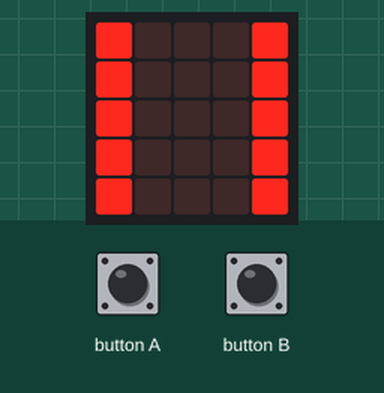
Simulated run of this program. Board: BBC micro:bit (MakeCode). Parts: the board's 5×5 LED display. Inputs (shaded band) come from the test bench.

Above: at 1.1 s.
At 6.0 s:
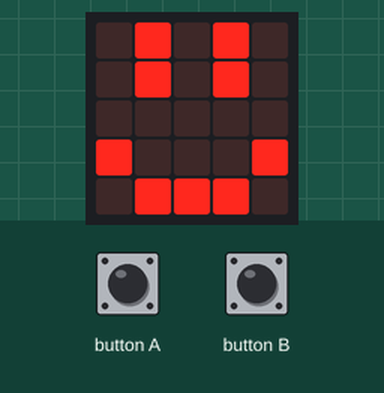
6.1 s: button A pressed for 0.15 s
At 7.6 s:
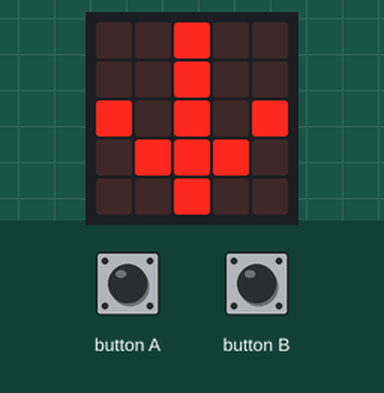
9.2 s: button B pressed for 0.15 s
At 9.9 s:
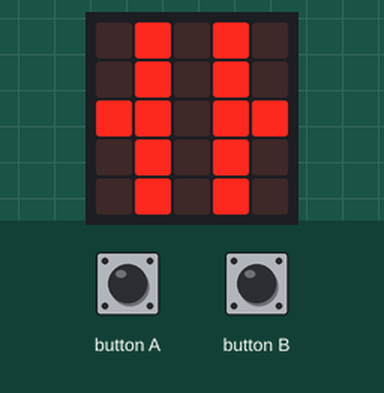
Timing chart, 0 to 12.2 s (numbered marks = the images above; inputs shaded):
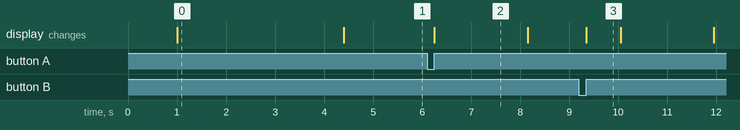

Measured:
- after the input at 6.1 s, the display: changes after 0.15 s (image 2)
- after the input at 9.2 s, the display: changes after 0.15 s (image 3)
- what the display in image 0 shows lasts 3.4 s, from 1.0 s to 4.4 s
- what the display in image 2 shows lasts 1.9 s, from 6.3 s to 8.2 s
- what the display in image 3 shows lasts 0.7 s, from 9.4 s to 10.1 s

The program:

main.ts
```typescript
//% color="#3A4A3F" icon="\uf1b9" block="ROBOTAC XGOS"
namespace robotac_xgos {

    let clampState = 0

    const GANCHO_ABIERTO = 0
    const GANCHO_CERRADO = 196

    enum DireccionMovimiento {
        Avanzar,
        Retroceder
    }

    enum DireccionGiro {
        Izquierda,
        Derecha
    }

    function limitar(valor: number, minimo: number, maximo: number): number {
        if (valor < minimo) {
            return minimo
        }

        if (valor > maximo) {
            return maximo
        }

        return valor
    }

    function segundosAMilisegundos(segundos: number): number {
        segundos = limitar(segundos, 0, 60)
        return segundos * 1000
    }

    function enviarComando(registro: number, valor: number): void {
        let buffer = pins.createBuffer(9)

        buffer[0] = 0x55
        buffer[1] = 0x00
        buffer[2] = 0x09
        buffer[3] = 0x00
        buffer[4] = registro
        buffer[5] = valor
        buffer[6] = ~(0x09 + 0x00 + registro + valor)
        buffer[7] = 0x00
        buffer[8] = 0xAA

        serial.writeBuffer(buffer)
    }

    function posturaInicial(): void {
        enviarComando(0x3E, 0xFF)
        basic.pause(1000)
    }

    function moverInterno(direccion: DireccionMovimiento, velocidad: number): void {
        velocidad = limitar(velocidad, 0, 100)

        let valor = 128

        if (direccion == DireccionMovimiento.Avanzar) {
            valor = Math.map(velocidad, 0, 100, 128, 255)
        } else {
            valor = Math.map(velocidad, 0, 100, 128, 0)
        }

        enviarComando(0x30, valor)
    }

    function girarInterno(direccion: DireccionGiro, velocidad: number): void {
        velocidad = limitar(velocidad, 0, 100)

        let valor = 128

        if (direccion == DireccionGiro.Izquierda) {
            valor = Math.map(velocidad, 0, 100, 128, 255)
        } else {
            valor = Math.map(velocidad, 0, 100, 128, 0)
        }

        enviarComando(0x32, valor)
    }

    function detenerMovimiento(): void {
        enviarComando(0x30, 128)
    }

    function detenerGiro(): void {
        enviarComando(0x32, 128)
    }

    function moverTemporal(direccion: DireccionMovimiento, velocidad: number, segundos: number): void {
        moverInterno(direccion, velocidad)
        basic.pause(segundosAMilisegundos(segundos))
        detenerMovimiento()
    }

    function girarTemporal(direccion: DireccionGiro, velocidad: number, segundos: number): void {
        girarInterno(direccion, velocidad)
        basic.pause(segundosAMilisegundos(segundos))
        detenerGiro()
    }

    function moverGancho(valor: number): void {
        valor = limitar(valor, 0, 255)
        enviarComando(0x71, valor)
        basic.pause(3000)
    }

    /**
     * Inicializa el robot XGOS V2 y deja el gancho abierto.
     */
    //% block="iniciar XGOS"
    //% group="Inicio"
    //% weight=100
    export function iniciarXGOS(): void {
        clampState = 0

        serial.redirect(
            SerialPin.P14,
            SerialPin.P13,
            BaudRate.BaudRate115200
        )

        posturaInicial()
        abrirGancho()

        // Mostrar carita feliz al iniciar
        basic.showLeds(`
            . # . # .
            . # . # .
            . . . . .
            # . . . #
            . # # # .
            `)
    }

    /**
     * Avanza durante una cantidad de segundos.
     * @param velocidad velocidad de 0 a 100
     * @param segundos tiempo en segundos
     */
    //% block="avanzar velocidad $velocidad durante $segundos segundos"
    //% group="Movimiento"
    //% velocidad.min=0 velocidad.max=100 velocidad.defl=100
    //% segundos.min=0 segundos.max=10 segundos.defl=1
    //% weight=90
    export function avanzar(velocidad: number, segundos: number): void {
        // Mostrar flecha hacia adelante (abajo)
        basic.showLeds(`
            . . # . .
            . . # . .
            # . # . #
            . # # # .
            . . # . .
            `)
        moverTemporal(DireccionMovimiento.Avanzar, velocidad, segundos)
    }

    /**
     * Retrocede durante una cantidad de segundos.
     * @param velocidad velocidad de 0 a 100
     * @param segundos tiempo en segundos
     */
    //% block="retroceder velocidad $velocidad durante $segundos segundos"
    //% group="Movimiento"
    //% velocidad.min=0 velocidad.max=100 velocidad.defl=100
    //% segundos.min=0 segundos.max=10 segundos.defl=1
    //% weight=80
    export function retroceder(velocidad: number, segundos: number): void {
        // Mostrar flecha hacia atrás (arriba)
        basic.showLeds(`
            . . # . .
            . # # # .
            # . # . #
            . . # . .
            . . # . .
            `)
        moverTemporal(DireccionMovimiento.Retroceder, velocidad, segundos)
    }

    /**
     * Gira a la izquierda durante una cantidad de segundos.
     * @param velocidad velocidad de 0 a 100
     * @param segundos tiempo en segundos
     */
    //% block="girar izquierda velocidad $velocidad durante $segundos segundos"
    //% group="Movimiento"
    //% velocidad.min=0 velocidad.max=100 velocidad.defl=100
    //% segundos.min=0 segundos.max=10 segundos.defl=1
    //% weight=70
    export function girarIzquierda(velocidad: number, segundos: number): void {
        // Mostrar flecha a la izquierda (según configuración de la placa)
        basic.showLeds(`
            . . # . .
            . . . # .
            # # # # #
            . . . # .
            . . # . .
            `)
        girarTemporal(DireccionGiro.Izquierda, velocidad, segundos)
    }

    /**
     * Gira a la derecha durante una cantidad de segundos.
     * @param velocidad velocidad de 0 a 100
     * @param segundos tiempo en segundos
     */
    //% block="girar derecha velocidad $velocidad durante $segundos segundos"
    //% group="Movimiento"
    //% velocidad.min=0 velocidad.max=100 velocidad.defl=100
    //% segundos.min=0 segundos.max=10 segundos.defl=1
    //% weight=60
    export function girarDerecha(velocidad: number, segundos: number): void {
        // Mostrar flecha a la derecha (según configuración de la placa)
        basic.showLeds(`
            . . # . .
            . # . . .
            # # # # #
            . # . . .
            . . # . .
            `)
        girarTemporal(DireccionGiro.Derecha, velocidad, segundos)
    }

    /**
     * Abre el gancho.
     */
    //% block="abrir gancho"
    //% group="Gancho"
    //% weight=50
    export function abrirGancho(): void {
        clampState = 0
        // Mostrar gancho abierto
        basic.showLeds(`
            # . . . #
            # . . . #
            # . . . #
            # . . . #
            # . . . #
            `)
        moverGancho(GANCHO_ABIERTO)
    }

    /**
     * Cierra el gancho.
     */
    //% block="cerrar gancho"
    //% group="Gancho"
    //% weight=40
    export function cerrarGancho(): void {
        clampState = 1
        // Mostrar gancho cerrado
        basic.showLeds(`
            . # . # .
            . # . # .
            # # . # #
            . # . # .
            . # . # .
            `)
        moverGancho(GANCHO_CERRADO)
    }

    /**
     * Cambia el estado del gancho. Si está abierto, lo cierra. Si está cerrado, lo abre.
     */
    //% block="alternar gancho"
    //% group="Gancho"
    //% weight=30
    export function alternarGancho(): void {
        if (clampState == 0) {
            cerrarGancho()
        } else {
            abrirGancho()
        }
    }
}
```

test.ts
```typescript
robotac_xgos.iniciarXGOS()

input.onButtonPressed(Button.A, function () {
    robotac_xgos.avanzar(100, 1.5)
    robotac_xgos.girarIzquierda(100, 1.5)
    robotac_xgos.girarDerecha(100, 1.5)
    robotac_xgos.retroceder(100, 1.5)
})

input.onButtonPressed(Button.B, function () {
    robotac_xgos.alternarGancho()
})
```
